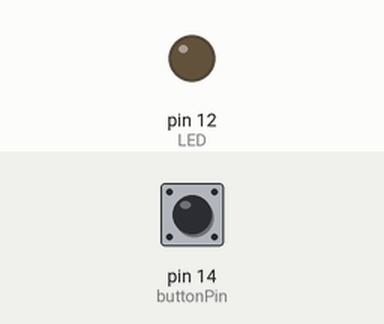
Recording of a sketch running on a simulated Arduino Uno, built with avr-gcc and run on an emulated ATmega328P. Shown: output pins drawn as LEDs (lit = HIGH). The test bench sets the inputs (shaded band); at power-on: pin 14 (buttonPin) LOW.

Above: at 1.2 s.
1.3 s: pin 14 (buttonPin) pulled HIGH for 0.15 s
At 1.37 s:
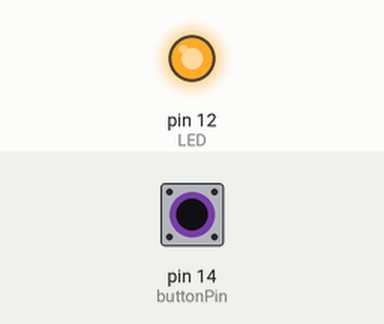
2.9 s: pin 14 (buttonPin) pulled HIGH for 3.2 s
At 7.1 s:
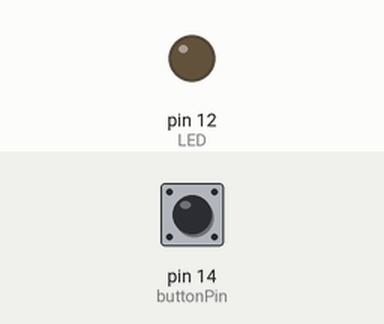
Timing chart, 0 to 8.6 s (numbered marks = the images above; inputs shaded):
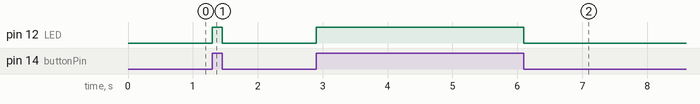

The sketch:

exp16-1.ino
```cpp
#define LED  12
#define buttonPin  14
void setup()
{
   pinMode(buttonPin, INPUT);
   pinMode(LED, OUTPUT);
}

void loop()
{
   int buttonPress = digitalRead(buttonPin);
   if(buttonPress == 1)
   {
      digitalWrite(LED, HIGH);
   }
   else
   {
      digitalWrite(LED, LOW);
   }
}
```

Measured:
- after the input at 1.3 s, pin 12 (LED): LOW → HIGH at once, → LOW 0.15 s later
- after the input at 2.9 s, pin 12 (LED): LOW → HIGH at once, → LOW 3.2 s later
